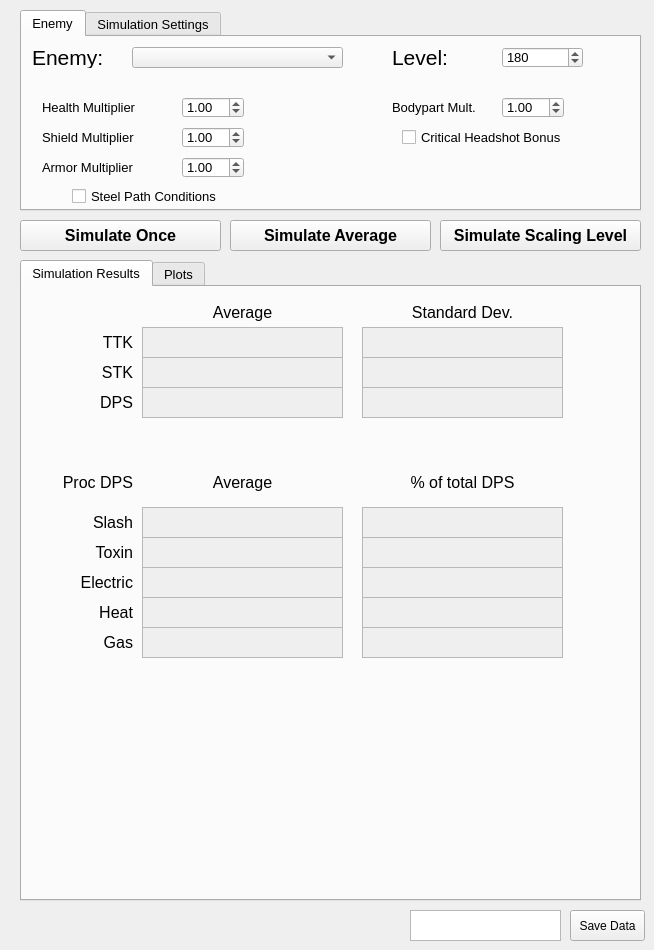
   <widget class="QWidget" name="simulate_tab">
    <attribute name="title">
     <string>Simulate</string>
    </attribute>
    <widget class="QPushButton" name="simulate_button">
     <property name="geometry">
      <rect>
       <x>230</x>
       <y>220</y>
       <width>201</width>
       <height>31</height>
      </rect>
     </property>
     <property name="font">
      <font>
       <pointsize>12</pointsize>
       <weight>75</weight>
       <bold>true</bold>
      </font>
     </property>
     <property name="text">
      <string>Simulate Average</string>
     </property>
    </widget>
    <widget class="QPushButton" name="scale_push_button">
     <property name="geometry">
      <rect>
       <x>440</x>
       <y>220</y>
       <width>201</width>
       <height>31</height>
      </rect>
     </property>
     <property name="font">
      <font>
       <pointsize>12</pointsize>
       <weight>75</weight>
       <bold>true</bold>
      </font>
     </property>
     <property name="toolTip">
      <string>Simulate an average at multiple levels from level 1 up to the level indicated in the text box.</string>
     </property>
     <property name="toolTipDuration">
      <number>2</number>
     </property>
     <property name="text">
      <string>Simulate Scaling Level</string>
     </property>
     <property name="checkable">
      <bool>false</bool>
     </property>
    </widget>
    <widget class="QTabWidget" name="tabWidget">
     <property name="geometry">
      <rect>
       <x>20</x>
       <y>10</y>
       <width>621</width>
       <height>201</height>
      </rect>
     </property>
     <property name="font">
      <font>
       <pointsize>10</pointsize>
      </font>
     </property>
     <property name="currentIndex">
      <number>0</number>
     </property>
     <widget class="QWidget" name="tab_4">
      <attribute name="title">
       <string>Enemy</string>
      </attribute>
      <widget class="QLabel" name="label_7">
       <property name="geometry">
        <rect>
         <x>370</x>
         <y>10</y>
         <width>101</width>
         <height>20</height>
        </rect>
       </property>
       <property name="font">
        <font>
         <family>Arial</family>
         <pointsize>16</pointsize>
         <weight>50</weight>
         <bold>false</bold>
        </font>
       </property>
       <property name="text">
        <string>Level:</string>
       </property>
      </widget>
      <widget class="QComboBox" name="enemy_select_combo">
       <property name="geometry">
        <rect>
         <x>110</x>
         <y>10</y>
         <width>211</width>
         <height>21</height>
        </rect>
       </property>
      </widget>
      <widget class="QLabel" name="label_6">
       <property name="geometry">
        <rect>
         <x>10</x>
         <y>10</y>
         <width>81</width>
         <height>21</height>
        </rect>
       </property>
       <property name="font">
        <font>
         <family>Arial</family>
         <pointsize>16</pointsize>
         <weight>50</weight>
         <bold>false</bold>
        </font>
       </property>
       <property name="text">
        <string>Enemy:</string>
       </property>
      </widget>
      <widget class="QSpinBox" name="enemy_level_spinner">
       <property name="geometry">
        <rect>
         <x>480</x>
         <y>10</y>
         <width>81</width>
         <height>21</height>
        </rect>
       </property>
       <property name="minimum">
        <number>1</number>
       </property>
       <property name="maximum">
        <number>9999</number>
       </property>
       <property name="singleStep">
        <number>50</number>
       </property>
       <property name="value">
        <number>180</number>
       </property>
      </widget>
      <widget class="QCheckBox" name="critical_headshot_bonus_checkbox">
       <property name="geometry">
        <rect>
         <x>380</x>
         <y>90</y>
         <width>181</width>
         <height>20</height>
        </rect>
       </property>
       <property name="text">
        <string>Critical Headshot Bonus</string>
       </property>
      </widget>
      <widget class="QCheckBox" name="steel_path_conditions_checkbox">
       <property name="geometry">
        <rect>
         <x>50</x>
         <y>150</y>
         <width>151</width>
         <height>19</height>
        </rect>
       </property>
       <property name="text">
        <string>Steel Path Conditions</string>
       </property>
      </widget>
      <widget class="QLabel" name="label_38">
       <property name="geometry">
        <rect>
         <x>370</x>
         <y>60</y>
         <width>101</width>
         <height>21</height>
        </rect>
       </property>
       <property name="font">
        <font>
         <pointsize>10</pointsize>
         <weight>50</weight>
         <bold>false</bold>
        </font>
       </property>
       <property name="text">
        <string>Bodypart Mult.</string>
       </property>
      </widget>
      <widget class="QDoubleSpinBox" name="body_part_multiplier_spinner">
       <property name="geometry">
        <rect>
         <x>480</x>
         <y>60</y>
         <width>62</width>
         <height>21</height>
        </rect>
       </property>
       <property name="minimum">
        <double>0.100000000000000</double>
       </property>
       <property name="value">
        <double>1.000000000000000</double>
       </property>
      </widget>
      <widget class="QLabel" name="label_3">
       <property name="geometry">
        <rect>
         <x>20</x>
         <y>60</y>
         <width>111</width>
         <height>21</height>
        </rect>
       </property>
       <property name="font">
        <font>
         <pointsize>10</pointsize>
         <weight>50</weight>
         <bold>false</bold>
        </font>
       </property>
       <property name="text">
        <string>Health Multiplier</string>
       </property>
       <property name="alignment">
        <set>Qt::AlignLeading|Qt::AlignLeft|Qt::AlignVCenter</set>
       </property>
      </widget>
      <widget class="QDoubleSpinBox" name="SP_health_buff_spinner">
       <property name="geometry">
        <rect>
         <x>160</x>
         <y>60</y>
         <width>62</width>
         <height>21</height>
        </rect>
       </property>
       <property name="minimum">
        <double>0.010000000000000</double>
       </property>
       <property name="singleStep">
        <double>0.250000000000000</double>
       </property>
       <property name="value">
        <double>1.000000000000000</double>
       </property>
      </widget>
      <widget class="QLabel" name="label_5">
       <property name="geometry">
        <rect>
         <x>20</x>
         <y>120</y>
         <width>111</width>
         <height>21</height>
        </rect>
       </property>
       <property name="font">
        <font>
         <pointsize>10</pointsize>
         <weight>50</weight>
         <bold>false</bold>
        </font>
       </property>
       <property name="text">
        <string>Armor Multiplier</string>
       </property>
      </widget>
      <widget class="QLabel" name="label_4">
       <property name="geometry">
        <rect>
         <x>20</x>
         <y>90</y>
         <width>111</width>
         <height>21</height>
        </rect>
       </property>
       <property name="font">
        <font>
         <pointsize>10</pointsize>
         <weight>50</weight>
         <bold>false</bold>
        </font>
       </property>
       <property name="text">
        <string>Shield Multiplier</string>
       </property>
      </widget>
      <widget class="QDoubleSpinBox" name="SP_shield_buff_spinner">
       <property name="geometry">
        <rect>
         <x>160</x>
         <y>90</y>
         <width>62</width>
         <height>21</height>
        </rect>
       </property>
       <property name="minimum">
        <double>0.000000000000000</double>
       </property>
       <property name="singleStep">
        <double>0.250000000000000</double>
       </property>
       <property name="value">
        <double>1.000000000000000</double>
       </property>
      </widget>
      <widget class="QDoubleSpinBox" name="SP_armor_buff_spinner">
       <property name="geometry">
        <rect>
         <x>160</x>
         <y>120</y>
         <width>62</width>
         <height>21</height>
        </rect>
       </property>
       <property name="minimum">
        <double>0.000000000000000</double>
       </property>
       <property name="singleStep">
        <double>0.250000000000000</double>
       </property>
       <property name="value">
        <double>1.000000000000000</double>
       </property>
      </widget>
     </widget>
     <widget class="QWidget" name="tab">
      <attribute name="title">
       <string>Simulation Settings</string>
      </attribute>
      <widget class="QCheckBox" name="old_scaling_checkbox">
       <property name="geometry">
        <rect>
         <x>10</x>
         <y>10</y>
         <width>151</width>
         <height>19</height>
        </rect>
       </property>
       <property name="text">
        <string>Old Enemy Scaling</string>
       </property>
      </widget>
      <widget class="QCheckBox" name="hit_scaling_checkbox">
       <property name="geometry">
        <rect>
         <x>560</x>
         <y>270</y>
         <width>72</width>
         <height>19</height>
        </rect>
       </property>
       <property name="text">
        <string>Hit scaling</string>
       </property>
      </widget>
     </widget>
    </widget>
    <widget class="QPushButton" name="simulate_once_button">
     <property name="geometry">
      <rect>
       <x>20</x>
       <y>220</y>
       <width>201</width>
       <height>31</height>
      </rect>
     </property>
     <property name="font">
      <font>
       <pointsize>12</pointsize>
       <weight>75</weight>
       <bold>true</bold>
      </font>
     </property>
     <property name="text">
      <string>Simulate Once</string>
     </property>
    </widget>
    <widget class="QPlainTextEdit" name="data_text">
     <property name="geometry">
      <rect>
       <x>410</x>
       <y>910</y>
       <width>151</width>
       <height>31</height>
      </rect>
     </property>
    </widget>
    <widget class="QPushButton" name="save_data_button">
     <property name="geometry">
      <rect>
       <x>570</x>
       <y>910</y>
       <width>75</width>
       <height>31</height>
      </rect>
     </property>
     <property name="text">
      <string>Save Data</string>
     </property>
    </widget>
    <widget class="QTabWidget" name="tabWidget_3">
     <property name="geometry">
      <rect>
       <x>20</x>
       <y>260</y>
       <width>621</width>
       <height>641</height>
      </rect>
     </property>
     <property name="font">
      <font>
       <pointsize>10</pointsize>
      </font>
     </property>
     <property name="currentIndex">
      <number>0</number>
     </property>
     <widget class="QWidget" name="tab_3">
      <attribute name="title">
       <string>Simulation Results</string>
      </attribute>
      <widget class="QPlainTextEdit" name="ttk_mean_textbox">
       <property name="enabled">
        <bool>false</bool>
       </property>
       <property name="geometry">
        <rect>
         <x>120</x>
         <y>40</y>
         <width>201</width>
         <height>31</height>
        </rect>
       </property>
       <property name="font">
        <font>
         <pointsize>10</pointsize>
        </font>
       </property>
      </widget>
      <widget class="QLabel" name="label_80">
       <property name="geometry">
        <rect>
         <x>40</x>
         <y>40</y>
         <width>71</width>
         <height>31</height>
        </rect>
       </property>
       <property name="font">
        <font>
         <family>Arial</family>
         <pointsize>12</pointsize>
         <weight>50</weight>
         <bold>false</bold>
        </font>
       </property>
       <property name="text">
        <string>TTK</string>
       </property>
       <property name="alignment">
        <set>Qt::AlignRight|Qt::AlignTrailing|Qt::AlignVCenter</set>
       </property>
      </widget>
      <widget class="QPlainTextEdit" name="stk_mean_textbox">
       <property name="enabled">
        <bool>false</bool>
       </property>
       <property name="geometry">
        <rect>
         <x>120</x>
         <y>70</y>
         <width>201</width>
         <height>31</height>
        </rect>
       </property>
       <property name="font">
        <font>
         <pointsize>10</pointsize>
        </font>
       </property>
      </widget>
      <widget class="QLabel" name="label_81">
       <property name="geometry">
        <rect>
         <x>40</x>
         <y>70</y>
         <width>71</width>
         <height>31</height>
        </rect>
       </property>
       <property name="font">
        <font>
         <family>Arial</family>
         <pointsize>12</pointsize>
         <weight>50</weight>
         <bold>false</bold>
        </font>
       </property>
       <property name="text">
        <string>STK</string>
       </property>
       <property name="alignment">
        <set>Qt::AlignRight|Qt::AlignTrailing|Qt::AlignVCenter</set>
       </property>
      </widget>
      <widget class="QPlainTextEdit" name="dps_mean_textbox">
       <property name="enabled">
        <bool>false</bool>
       </property>
       <property name="geometry">
        <rect>
         <x>120</x>
         <y>100</y>
         <width>201</width>
         <height>31</height>
        </rect>
       </property>
       <property name="font">
        <font>
         <pointsize>10</pointsize>
        </font>
       </property>
      </widget>
      <widget class="QLabel" name="label_82">
       <property name="geometry">
        <rect>
         <x>40</x>
         <y>100</y>
         <width>71</width>
         <height>31</height>
        </rect>
       </property>
       <property name="font">
        <font>
         <family>Arial</family>
         <pointsize>12</pointsize>
         <weight>50</weight>
         <bold>false</bold>
        </font>
       </property>
       <property name="text">
        <string>DPS</string>
       </property>
       <property name="alignment">
        <set>Qt::AlignRight|Qt::AlignTrailing|Qt::AlignVCenter</set>
       </property>
      </widget>
      <widget class="QPlainTextEdit" name="stk_std_textbox">
       <property name="enabled">
        <bool>false</bool>
       </property>
       <property name="geometry">
        <rect>
         <x>340</x>
         <y>70</y>
         <width>201</width>
         <height>31</height>
        </rect>
       </property>
       <property name="font">
        <font>
         <pointsize>10</pointsize>
        </font>
       </property>
      </widget>
      <widget class="QPlainTextEdit" name="dps_std_textbox">
       <property name="enabled">
        <bool>false</bool>
       </property>
       <property name="geometry">
        <rect>
         <x>340</x>
         <y>100</y>
         <width>201</width>
         <height>31</height>
        </rect>
       </property>
       <property name="font">
        <font>
         <pointsize>10</pointsize>
        </font>
       </property>
      </widget>
      <widget class="QPlainTextEdit" name="ttk_std_textbox">
       <property name="enabled">
        <bool>false</bool>
       </property>
       <property name="geometry">
        <rect>
         <x>340</x>
         <y>40</y>
         <width>201</width>
         <height>31</height>
        </rect>
       </property>
       <property name="font">
        <font>
         <pointsize>10</pointsize>
        </font>
       </property>
      </widget>
      <widget class="QLabel" name="label_83">
       <property name="geometry">
        <rect>
         <x>120</x>
         <y>10</y>
         <width>201</width>
         <height>31</height>
        </rect>
       </property>
       <property name="font">
        <font>
         <family>Arial</family>
         <pointsize>12</pointsize>
         <weight>50</weight>
         <bold>false</bold>
        </font>
       </property>
       <property name="text">
        <string>Average</string>
       </property>
       <property name="alignment">
        <set>Qt::AlignCenter</set>
       </property>
      </widget>
      <widget class="QLabel" name="label_84">
       <property name="geometry">
        <rect>
         <x>340</x>
         <y>10</y>
         <width>201</width>
         <height>31</height>
        </rect>
       </property>
       <property name="font">
        <font>
         <family>Arial</family>
         <pointsize>12</pointsize>
         <weight>50</weight>
         <bold>false</bold>
        </font>
       </property>
       <property name="text">
        <string>Standard Dev.</string>
       </property>
       <property name="alignment">
        <set>Qt::AlignCenter</set>
       </property>
      </widget>
      <widget class="QLabel" name="label_90">
       <property name="geometry">
        <rect>
         <x>0</x>
         <y>280</y>
         <width>111</width>
         <height>31</height>
        </rect>
       </property>
       <property name="font">
        <font>
         <family>Arial</family>
         <pointsize>12</pointsize>
         <weight>50</weight>
         <bold>false</bold>
        </font>
       </property>
       <property name="text">
        <string>Electric</string>
       </property>
       <property name="alignment">
        <set>Qt::AlignRight|Qt::AlignTrailing|Qt::AlignVCenter</set>
       </property>
      </widget>
      <widget class="QPlainTextEdit" name="toxin_dps_percent_textbox">
       <property name="enabled">
        <bool>false</bool>
       </property>
       <property name="geometry">
        <rect>
         <x>340</x>
         <y>250</y>
         <width>201</width>
         <height>31</height>
        </rect>
       </property>
      </widget>
      <widget class="QPlainTextEdit" name="toxin_dps_mean_textbox">
       <property name="enabled">
        <bool>false</bool>
       </property>
       <property name="geometry">
        <rect>
         <x>120</x>
         <y>250</y>
         <width>201</width>
         <height>31</height>
        </rect>
       </property>
      </widget>
      <widget class="QLabel" name="label_91">
       <property name="geometry">
        <rect>
         <x>0</x>
         <y>250</y>
         <width>111</width>
         <height>31</height>
        </rect>
       </property>
       <property name="font">
        <font>
         <family>Arial</family>
         <pointsize>12</pointsize>
         <weight>50</weight>
         <bold>false</bold>
        </font>
       </property>
       <property name="text">
        <string>Toxin</string>
       </property>
       <property name="alignment">
        <set>Qt::AlignRight|Qt::AlignTrailing|Qt::AlignVCenter</set>
       </property>
      </widget>
      <widget class="QPlainTextEdit" name="electric_dps_mean_textbox">
       <property name="enabled">
        <bool>false</bool>
       </property>
       <property name="geometry">
        <rect>
         <x>120</x>
         <y>280</y>
         <width>201</width>
         <height>31</height>
        </rect>
       </property>
      </widget>
      <widget class="QPlainTextEdit" name="slash_dps_percent_textbox">
       <property name="enabled">
        <bool>false</bool>
       </property>
       <property name="geometry">
        <rect>
         <x>340</x>
         <y>220</y>
         <width>201</width>
         <height>31</height>
        </rect>
       </property>
      </widget>
      <widget class="QPlainTextEdit" name="slash_dps_mean_textbox">
       <property name="enabled">
        <bool>false</bool>
       </property>
       <property name="geometry">
        <rect>
         <x>120</x>
         <y>220</y>
         <width>201</width>
         <height>31</height>
        </rect>
       </property>
      </widget>
      <widget class="QLabel" name="label_92">
       <property name="geometry">
        <rect>
         <x>0</x>
         <y>220</y>
         <width>111</width>
         <height>31</height>
        </rect>
       </property>
       <property name="font">
        <font>
         <family>Arial</family>
         <pointsize>12</pointsize>
         <weight>50</weight>
         <bold>false</bold>
        </font>
       </property>
       <property name="text">
        <string>Slash</string>
       </property>
       <property name="alignment">
        <set>Qt::AlignRight|Qt::AlignTrailing|Qt::AlignVCenter</set>
       </property>
      </widget>
      <widget class="QPlainTextEdit" name="electric_dps_percent_textbox">
       <property name="enabled">
        <bool>false</bool>
       </property>
       <property name="geometry">
        <rect>
         <x>340</x>
         <y>280</y>
         <width>201</width>
         <height>31</height>
        </rect>
       </property>
      </widget>
      <widget class="QPlainTextEdit" name="heat_dps_mean_textbox">
       <property name="enabled">
        <bool>false</bool>
       </property>
       <property name="geometry">
        <rect>
         <x>120</x>
         <y>310</y>
         <width>201</width>
         <height>31</height>
        </rect>
       </property>
      </widget>
      <widget class="QLabel" name="label_93">
       <property name="geometry">
        <rect>
         <x>0</x>
         <y>310</y>
         <width>111</width>
         <height>31</height>
        </rect>
       </property>
       <property name="font">
        <font>
         <family>Arial</family>
         <pointsize>12</pointsize>
         <weight>50</weight>
         <bold>false</bold>
        </font>
       </property>
       <property name="text">
        <string>Heat</string>
       </property>
       <property name="alignment">
        <set>Qt::AlignRight|Qt::AlignTrailing|Qt::AlignVCenter</set>
       </property>
      </widget>
      <widget class="QPlainTextEdit" name="heat_dps_percent_textbox">
       <property name="enabled">
        <bool>false</bool>
       </property>
       <property name="geometry">
        <rect>
         <x>340</x>
         <y>310</y>
         <width>201</width>
         <height>31</height>
        </rect>
       </property>
      </widget>
      <widget class="QLabel" name="label_94">
       <property name="geometry">
        <rect>
         <x>0</x>
         <y>340</y>
         <width>111</width>
         <height>31</height>
        </rect>
       </property>
       <property name="font">
        <font>
         <family>Arial</family>
         <pointsize>12</pointsize>
         <weight>50</weight>
         <bold>false</bold>
        </font>
       </property>
       <property name="text">
        <string>Gas</string>
       </property>
       <property name="alignment">
        <set>Qt::AlignRight|Qt::AlignTrailing|Qt::AlignVCenter</set>
       </property>
      </widget>
      <widget class="QPlainTextEdit" name="gas_dps_mean_textbox">
       <property name="enabled">
        <bool>false</bool>
       </property>
       <property name="geometry">
        <rect>
         <x>120</x>
         <y>340</y>
         <width>201</width>
         <height>31</height>
        </rect>
       </property>
      </widget>
      <widget class="QPlainTextEdit" name="gas_dps_percent_textbox">
       <property name="enabled">
        <bool>false</bool>
       </property>
       <property name="geometry">
        <rect>
         <x>340</x>
         <y>340</y>
         <width>201</width>
         <height>31</height>
        </rect>
       </property>
      </widget>
      <widget class="QLabel" name="label_95">
       <property name="geometry">
        <rect>
         <x>120</x>
         <y>180</y>
         <width>201</width>
         <height>31</height>
        </rect>
       </property>
       <property name="font">
        <font>
         <family>Arial</family>
         <pointsize>12</pointsize>
         <weight>50</weight>
         <bold>false</bold>
        </font>
       </property>
       <property name="text">
        <string>Average</string>
       </property>
       <property name="alignment">
        <set>Qt::AlignCenter</set>
       </property>
      </widget>
      <widget class="QLabel" name="label_96">
       <property name="geometry">
        <rect>
         <x>340</x>
         <y>180</y>
         <width>201</width>
         <height>31</height>
        </rect>
       </property>
       <property name="font">
        <font>
         <family>Arial</family>
         <pointsize>12</pointsize>
         <weight>50</weight>
         <bold>false</bold>
        </font>
       </property>
       <property name="text">
        <string>% of total DPS</string>
       </property>
       <property name="alignment">
        <set>Qt::AlignCenter</set>
       </property>
      </widget>
      <widget class="QLabel" name="label_98">
       <property name="geometry">
        <rect>
         <x>0</x>
         <y>180</y>
         <width>111</width>
         <height>31</height>
        </rect>
       </property>
       <property name="font">
        <font>
         <family>Arial</family>
         <pointsize>12</pointsize>
         <weight>50</weight>
         <bold>false</bold>
        </font>
       </property>
       <property name="text">
        <string>Proc DPS</string>
       </property>
       <property name="alignment">
        <set>Qt::AlignRight|Qt::AlignTrailing|Qt::AlignVCenter</set>
       </property>
      </widget>
     </widget>
     <widget class="QWidget" name="tab_6">
      <attribute name="title">
       <string>Plots</string>
      </attribute>
     </widget>
    </widget>
   </widget>
